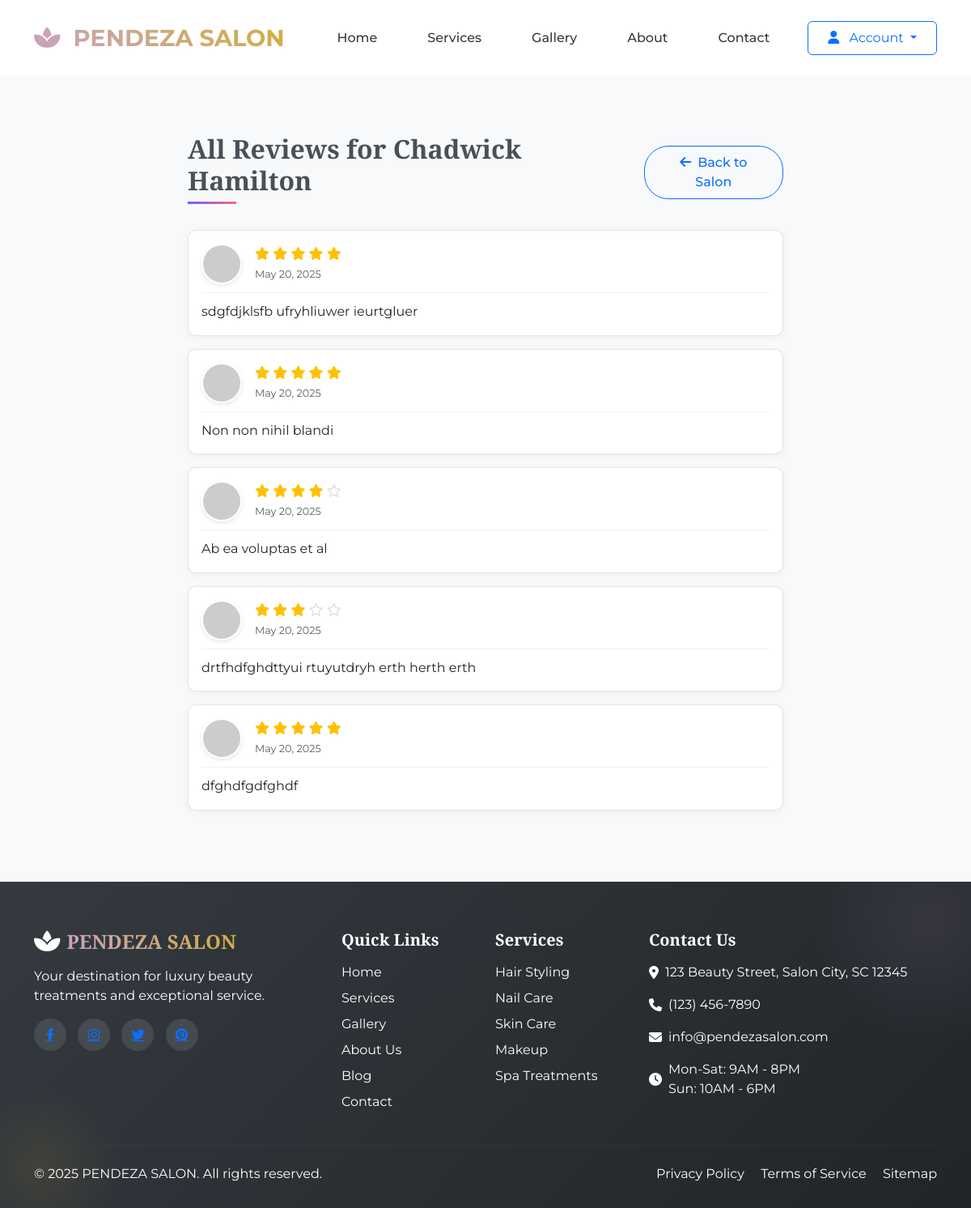
Screenshot of /chadwick-hamilton-425f0/reviews/ with the database file from the repository.
### salon/models.py (models this page shows, shortened)
class Salon(models.Model):
    user = models.ForeignKey(User, on_delete=models.SET_NULL, null=True, related_name='salons')
    name = models.CharField(max_length=100, unique=True)
    description = models.TextField(null=True, blank=True)
    image = models.ImageField(upload_to=salon_image_upload_path)
    address = models.CharField(max_length=200)
    mobile = models.CharField(validators=[phone_regex], max_length=17)
    email = models.EmailField(max_length=100)
    status = models.CharField(
        max_length=20,
        choices=SalonStatus.choices,
        default=SalonStatus.IN_REVIEW
    )
    views = models.PositiveIntegerField(default=0)
    featured = models.BooleanField(default=False)
    salon_id = models.UUIDField(default=uuid.uuid4, editable=False, unique=True)
    slug = models.SlugField(unique=True, blank=True)
    date = models.DateTimeField(auto_now_add=True)
    updated_at = models.DateTimeField(auto_now=True)
    tags = TaggableManager(blank=True)
    class Meta:
        ordering = ['-date']
        verbose_name = 'Salon'
        verbose_name_plural = 'Salons'

class SalonReview(models.Model):
    id = models.UUIDField(primary_key=True, default=uuid.uuid4, editable=False)
    salon = models.ForeignKey(Salon, on_delete=models.CASCADE, related_name='reviews')
    user = models.ForeignKey(User, on_delete=models.CASCADE, related_name='reviews')
    rating = models.PositiveIntegerField(default=0)
    comment = models.TextField(blank=True, null=True)
    created_at = models.DateTimeField(auto_now_add=True)
    updated_at = models.DateTimeField(auto_now=True)
    class Meta:
        verbose_name = "Salon Review"
        verbose_name_plural = "Salon Reviews"
        ordering = ['-created_at']

### salon/views.py (the view)
# urls.py: path('<slug:slug>/reviews/', views.SalonReviewsView.as_view(), name='all_reviews'),
class SalonReviewsView(ListView):
    model = SalonReview
    template_name = 'salon/all_reviews.html'
    context_object_name = 'reviews'
    paginate_by = 10  # Show 10 reviews per page
    def get_queryset(self):
        salon_slug = self.kwargs.get('slug')
        return SalonReview.objects.filter(salon__slug=salon_slug).order_by('-created_at')
    def get_context_data(self, **kwargs):
        context = super().get_context_data(**kwargs)
        context['salon'] = get_object_or_404(Salon, slug=self.kwargs.get('slug'))
        return context

### templates/salon/all_reviews.html (shortened to what this page needs)
{% extends 'base.html' %}
{% load static %}
{% block content %}
{% block extra_head %}
<link rel="stylesheet" href="{% static 'css/allreviews.css' %}">
{% endblock %}
<div class="container py-5">
    <div class="row">
        <div class="col-lg-8 mx-auto">
            <div class="d-flex justify-content-between align-items-center mb-4">
                <h2 class="page-title">All Reviews for {{ salon.name }}</h2>
                <a href="{% url 'salon:detail' salon.slug %}" class="btn btn-outline-primary back-btn">
                    <i class="fas fa-arrow-left me-2"></i>Back to Salon
                </a>
            </div>
            {% if reviews %}
                <div id="reviews-container">
                    {% for review in reviews %}
                    <div class="card mb-3 review-card" data-review-id="{{ review.id }}">
                        <div class="card-body">
                            <div class="d-flex align-items-center mb-2 user-info">
                                <img src="{% if review.user.profile.avatar %}{{ review.user.profile.avatar.url }}{% else %}https://randomuser.me/api/portraits/{% if review.user.gender == 'F' %}women{% else %}men{% endif %}/{{ review.user.id|slice:":2" }}.jpg{% endif %}"
                                     class="rounded-circle me-3 user-avatar" width="50" height="50" alt="{{ review.user.get_full_name }}">
                                <div>
                                    <div class="star-rating">
                                        {% for i in "12345" %}
                                            {% if forloop.counter <= review.rating %}
                                                <i class="fas fa-star filled-star"></i>
                                            {% else %}
                                                <i class="far fa-star empty-star"></i>
                                            {% endif %}
                                        {% endfor %}
                                    </div>
                                    <small class="text-muted review-date">{{ review.created_at|date:"F j, Y" }}</small>
                                </div>
                            </div>
                            <p class="mb-0 review-content">{{ review.comment }}</p>
                        </div>
                    </div>
                    {% endfor %}
                </div>
            {% else %}
                <div class="alert alert-info no-reviews">
                    <i class="far fa-comment-dots fa-3x mb-3" style="color: #6c63ff;"></i>
                    <h4>No Reviews Yet</h4>
                    <p class="mb-0">Be the first to share your experience with this salon!</p>
                </div>
            {% endif %}
        </div>
    </div>
</div>
{% endblock %}

### static/css/base.css (style rules this page uses)
:root { --primary-color: #c8a2c8; --primary-dark: #9c7b9c; --secondary-color: #f8f9fa; --accent-color: #d4af37; --dark-color: #343a40; --light-color: #ffffff; --text-color: #495057; }
body { font-family: "Montserrat", sans-serif; background-color: var(--secondary-color); color: var(--text-color); display: flex; flex-direction: column; min-height: 100vh; overflow-x: hidden; }
h1, h2, h3, h4, h5, h6 { font-family: "Playfair Display", serif; font-weight: 700; }

### static/css/allreviews.css (style rules this page uses)
.review-card { transition: all 0.3s ease; border-radius: 10px; border: 1px solid rgba(0, 0, 0, 0.1); box-shadow: 0 2px 10px rgba(0, 0, 0, 0.05); }
.user-avatar { object-fit: cover; border: 2px solid #fff; box-shadow: 0 2px 5px rgba(0, 0, 0, 0.1); }
.star-rating { font-size: 1rem; }
.filled-star { color: #FFC107; }
.empty-star { color: #E0E0E0; }
.review-date { font-size: 0.8rem; color: #757575; }
.review-content { line-height: 1.6; padding-top: 10px; border-top: 1px solid #f0f0f0; margin-top: 10px; }
.back-btn { transition: all 0.3s ease; border-radius: 30px; padding: 8px 20px; font-weight: 500; }
.page-title { position: relative; padding-bottom: 10px; }
.page-title::after { content: ''; position: absolute; bottom: 0; left: 0; width: 60px; height: 3px; background: linear-gradient(to right, #6c63ff, #ff6584); }

### rows the page displays
Salon: name "Chadwick Hamilton"
SalonReview: rating 5 (drawn), created_at "May 20, 2025", comment "sdgfdjklsfb ufryhliuwer ieurtgluer"
SalonReview: rating 5 (drawn), created_at "May 20, 2025", comment "Non non nihil blandi"
SalonReview: rating 4 (drawn), created_at "May 20, 2025", comment "Ab ea voluptas et al"
SalonReview: rating 3 (drawn), created_at "May 20, 2025", comment "drtfhdfghdttyui rtuyutdryh erth herth erth"
SalonReview: rating 5 (drawn), created_at "May 20, 2025", comment "dfghdfgdfghdf"
